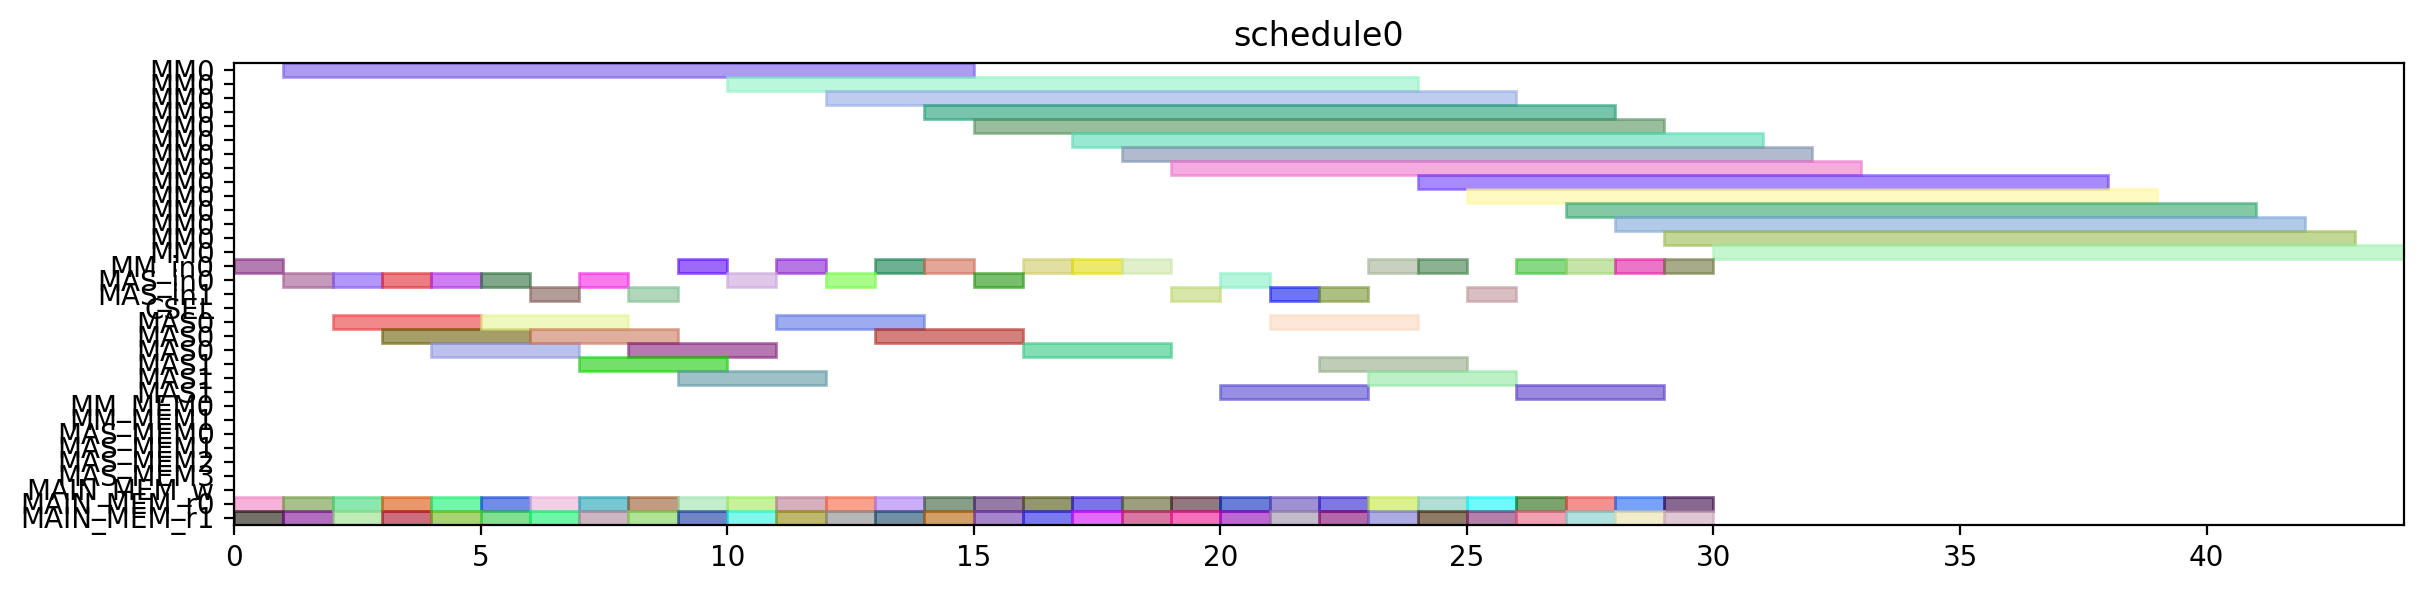

Here is the Python script that generated this plot:
from pyschedule import Scenario, solvers, plotters, alt


def solve():
	horizon = 120
	S = Scenario("schedule0", horizon=horizon)

	# resource
	MM = S.Resources('MM', num=1, size=14)
	MM_in = S.Resources('MM_in', num=1)
	MAS_in = S.Resources('MAS_in', num=2)
	CSEL = S.Resource('CSEL')
	MAS = S.Resources('MAS', num=2, size=3, periods=range(1, horizon))
	MM_MEM = S.Resources('MM_MEM', num=2)
	MAS_MEM = S.Resources('MAS_MEM', num=4)
	MAIN_MEM_w = S.Resource('MAIN_MEM_w', size=1)
	MAIN_MEM_r = S.Resources('MAIN_MEM_r', num=2)

	# result of previous scheduling

	# new tasks
	t1_t0 = S.Task('t1_t0', length=14, delay_cost=1)
	t1_t0 += alt(MM)
	t1_t0_in = S.Task('t1_t0_in', length=1, delay_cost=1)
	t1_t0_in += alt(MM_in)
	S += t1_t0_in*MM_in[0]<=t1_t0*MM[0]
	t1_t0_mem0 = S.Task('t1_t0_mem0', length=1, delay_cost=1)
	t1_t0_mem0 += MAIN_MEM_r[0]
	S += t1_t0_mem0 <= t1_t0

	t1_t0_mem1 = S.Task('t1_t0_mem1', length=1, delay_cost=1)
	t1_t0_mem1 += MAIN_MEM_r[1]
	S += t1_t0_mem1 <= t1_t0

	t1_t1 = S.Task('t1_t1', length=14, delay_cost=1)
	t1_t1 += alt(MM)
	t1_t1_in = S.Task('t1_t1_in', length=1, delay_cost=1)
	t1_t1_in += alt(MM_in)
	S += t1_t1_in*MM_in[0]<=t1_t1*MM[0]
	t1_t1_mem0 = S.Task('t1_t1_mem0', length=1, delay_cost=1)
	t1_t1_mem0 += MAIN_MEM_r[0]
	S += t1_t1_mem0 <= t1_t1

	t1_t1_mem1 = S.Task('t1_t1_mem1', length=1, delay_cost=1)
	t1_t1_mem1 += MAIN_MEM_r[1]
	S += t1_t1_mem1 <= t1_t1

	t1_t2 = S.Task('t1_t2', length=3, delay_cost=1)
	t1_t2 += alt(MAS)
	t1_t2_in = S.Task('t1_t2_in', length=1, delay_cost=1)
	t1_t2_in += alt(MAS_in)
	S += t1_t2_in*MAS_in[0]<=t1_t2*MAS[0]

	S += t1_t2_in*MAS_in[1]<=t1_t2*MAS[1]

	t1_t2_mem0 = S.Task('t1_t2_mem0', length=1, delay_cost=1)
	t1_t2_mem0 += MAIN_MEM_r[0]
	S += t1_t2_mem0 <= t1_t2

	t1_t2_mem1 = S.Task('t1_t2_mem1', length=1, delay_cost=1)
	t1_t2_mem1 += MAIN_MEM_r[1]
	S += t1_t2_mem1 <= t1_t2

	t1_t3 = S.Task('t1_t3', length=3, delay_cost=1)
	t1_t3 += alt(MAS)
	t1_t3_in = S.Task('t1_t3_in', length=1, delay_cost=1)
	t1_t3_in += alt(MAS_in)
	S += t1_t3_in*MAS_in[0]<=t1_t3*MAS[0]

	S += t1_t3_in*MAS_in[1]<=t1_t3*MAS[1]

	t1_t3_mem0 = S.Task('t1_t3_mem0', length=1, delay_cost=1)
	t1_t3_mem0 += MAIN_MEM_r[0]
	S += t1_t3_mem0 <= t1_t3

	t1_t3_mem1 = S.Task('t1_t3_mem1', length=1, delay_cost=1)
	t1_t3_mem1 += MAIN_MEM_r[1]
	S += t1_t3_mem1 <= t1_t3

	t2_t0 = S.Task('t2_t0', length=14, delay_cost=1)
	t2_t0 += alt(MM)
	t2_t0_in = S.Task('t2_t0_in', length=1, delay_cost=1)
	t2_t0_in += alt(MM_in)
	S += t2_t0_in*MM_in[0]<=t2_t0*MM[0]
	t2_t0_mem0 = S.Task('t2_t0_mem0', length=1, delay_cost=1)
	t2_t0_mem0 += MAIN_MEM_r[0]
	S += t2_t0_mem0 <= t2_t0

	t2_t0_mem1 = S.Task('t2_t0_mem1', length=1, delay_cost=1)
	t2_t0_mem1 += MAIN_MEM_r[1]
	S += t2_t0_mem1 <= t2_t0

	t2_t1 = S.Task('t2_t1', length=14, delay_cost=1)
	t2_t1 += alt(MM)
	t2_t1_in = S.Task('t2_t1_in', length=1, delay_cost=1)
	t2_t1_in += alt(MM_in)
	S += t2_t1_in*MM_in[0]<=t2_t1*MM[0]
	t2_t1_mem0 = S.Task('t2_t1_mem0', length=1, delay_cost=1)
	t2_t1_mem0 += MAIN_MEM_r[0]
	S += t2_t1_mem0 <= t2_t1

	t2_t1_mem1 = S.Task('t2_t1_mem1', length=1, delay_cost=1)
	t2_t1_mem1 += MAIN_MEM_r[1]
	S += t2_t1_mem1 <= t2_t1

	t2_t2 = S.Task('t2_t2', length=3, delay_cost=1)
	t2_t2 += alt(MAS)
	t2_t2_in = S.Task('t2_t2_in', length=1, delay_cost=1)
	t2_t2_in += alt(MAS_in)
	S += t2_t2_in*MAS_in[0]<=t2_t2*MAS[0]

	S += t2_t2_in*MAS_in[1]<=t2_t2*MAS[1]

	t2_t2_mem0 = S.Task('t2_t2_mem0', length=1, delay_cost=1)
	t2_t2_mem0 += MAIN_MEM_r[0]
	S += t2_t2_mem0 <= t2_t2

	t2_t2_mem1 = S.Task('t2_t2_mem1', length=1, delay_cost=1)
	t2_t2_mem1 += MAIN_MEM_r[1]
	S += t2_t2_mem1 <= t2_t2

	t2_t3 = S.Task('t2_t3', length=3, delay_cost=1)
	t2_t3 += alt(MAS)
	t2_t3_in = S.Task('t2_t3_in', length=1, delay_cost=1)
	t2_t3_in += alt(MAS_in)
	S += t2_t3_in*MAS_in[0]<=t2_t3*MAS[0]

	S += t2_t3_in*MAS_in[1]<=t2_t3*MAS[1]

	t2_t3_mem0 = S.Task('t2_t3_mem0', length=1, delay_cost=1)
	t2_t3_mem0 += MAIN_MEM_r[0]
	S += t2_t3_mem0 <= t2_t3

	t2_t3_mem1 = S.Task('t2_t3_mem1', length=1, delay_cost=1)
	t2_t3_mem1 += MAIN_MEM_r[1]
	S += t2_t3_mem1 <= t2_t3

	t0_t0 = S.Task('t0_t0', length=14, delay_cost=1)
	t0_t0 += alt(MM)
	t0_t0_in = S.Task('t0_t0_in', length=1, delay_cost=1)
	t0_t0_in += alt(MM_in)
	S += t0_t0_in*MM_in[0]<=t0_t0*MM[0]
	t0_t0_mem0 = S.Task('t0_t0_mem0', length=1, delay_cost=1)
	t0_t0_mem0 += MAIN_MEM_r[0]
	S += t0_t0_mem0 <= t0_t0

	t0_t0_mem1 = S.Task('t0_t0_mem1', length=1, delay_cost=1)
	t0_t0_mem1 += MAIN_MEM_r[1]
	S += t0_t0_mem1 <= t0_t0

	t0_t1 = S.Task('t0_t1', length=14, delay_cost=1)
	t0_t1 += alt(MM)
	t0_t1_in = S.Task('t0_t1_in', length=1, delay_cost=1)
	t0_t1_in += alt(MM_in)
	S += t0_t1_in*MM_in[0]<=t0_t1*MM[0]
	t0_t1_mem0 = S.Task('t0_t1_mem0', length=1, delay_cost=1)
	t0_t1_mem0 += MAIN_MEM_r[0]
	S += t0_t1_mem0 <= t0_t1

	t0_t1_mem1 = S.Task('t0_t1_mem1', length=1, delay_cost=1)
	t0_t1_mem1 += MAIN_MEM_r[1]
	S += t0_t1_mem1 <= t0_t1

	t0_t2 = S.Task('t0_t2', length=3, delay_cost=1)
	t0_t2 += alt(MAS)
	t0_t2_in = S.Task('t0_t2_in', length=1, delay_cost=1)
	t0_t2_in += alt(MAS_in)
	S += t0_t2_in*MAS_in[0]<=t0_t2*MAS[0]

	S += t0_t2_in*MAS_in[1]<=t0_t2*MAS[1]

	t0_t2_mem0 = S.Task('t0_t2_mem0', length=1, delay_cost=1)
	t0_t2_mem0 += MAIN_MEM_r[0]
	S += t0_t2_mem0 <= t0_t2

	t0_t2_mem1 = S.Task('t0_t2_mem1', length=1, delay_cost=1)
	t0_t2_mem1 += MAIN_MEM_r[1]
	S += t0_t2_mem1 <= t0_t2

	t0_t3 = S.Task('t0_t3', length=3, delay_cost=1)
	t0_t3 += alt(MAS)
	t0_t3_in = S.Task('t0_t3_in', length=1, delay_cost=1)
	t0_t3_in += alt(MAS_in)
	S += t0_t3_in*MAS_in[0]<=t0_t3*MAS[0]

	S += t0_t3_in*MAS_in[1]<=t0_t3*MAS[1]

	t0_t3_mem0 = S.Task('t0_t3_mem0', length=1, delay_cost=1)
	t0_t3_mem0 += MAIN_MEM_r[0]
	S += t0_t3_mem0 <= t0_t3

	t0_t3_mem1 = S.Task('t0_t3_mem1', length=1, delay_cost=1)
	t0_t3_mem1 += MAIN_MEM_r[1]
	S += t0_t3_mem1 <= t0_t3

	t4_t0_t0 = S.Task('t4_t0_t0', length=14, delay_cost=1)
	t4_t0_t0 += alt(MM)
	t4_t0_t0_in = S.Task('t4_t0_t0_in', length=1, delay_cost=1)
	t4_t0_t0_in += alt(MM_in)
	S += t4_t0_t0_in*MM_in[0]<=t4_t0_t0*MM[0]
	t4_t0_t0_mem0 = S.Task('t4_t0_t0_mem0', length=1, delay_cost=1)
	t4_t0_t0_mem0 += MAIN_MEM_r[0]
	S += t4_t0_t0_mem0 <= t4_t0_t0

	t4_t0_t0_mem1 = S.Task('t4_t0_t0_mem1', length=1, delay_cost=1)
	t4_t0_t0_mem1 += MAIN_MEM_r[1]
	S += t4_t0_t0_mem1 <= t4_t0_t0

	t4_t0_t1 = S.Task('t4_t0_t1', length=14, delay_cost=1)
	t4_t0_t1 += alt(MM)
	t4_t0_t1_in = S.Task('t4_t0_t1_in', length=1, delay_cost=1)
	t4_t0_t1_in += alt(MM_in)
	S += t4_t0_t1_in*MM_in[0]<=t4_t0_t1*MM[0]
	t4_t0_t1_mem0 = S.Task('t4_t0_t1_mem0', length=1, delay_cost=1)
	t4_t0_t1_mem0 += MAIN_MEM_r[0]
	S += t4_t0_t1_mem0 <= t4_t0_t1

	t4_t0_t1_mem1 = S.Task('t4_t0_t1_mem1', length=1, delay_cost=1)
	t4_t0_t1_mem1 += MAIN_MEM_r[1]
	S += t4_t0_t1_mem1 <= t4_t0_t1

	t4_t0_t2 = S.Task('t4_t0_t2', length=3, delay_cost=1)
	t4_t0_t2 += alt(MAS)
	t4_t0_t2_in = S.Task('t4_t0_t2_in', length=1, delay_cost=1)
	t4_t0_t2_in += alt(MAS_in)
	S += t4_t0_t2_in*MAS_in[0]<=t4_t0_t2*MAS[0]

	S += t4_t0_t2_in*MAS_in[1]<=t4_t0_t2*MAS[1]

	t4_t0_t2_mem0 = S.Task('t4_t0_t2_mem0', length=1, delay_cost=1)
	t4_t0_t2_mem0 += MAIN_MEM_r[0]
	S += t4_t0_t2_mem0 <= t4_t0_t2

	t4_t0_t2_mem1 = S.Task('t4_t0_t2_mem1', length=1, delay_cost=1)
	t4_t0_t2_mem1 += MAIN_MEM_r[1]
	S += t4_t0_t2_mem1 <= t4_t0_t2

	t4_t0_t3 = S.Task('t4_t0_t3', length=3, delay_cost=1)
	t4_t0_t3 += alt(MAS)
	t4_t0_t3_in = S.Task('t4_t0_t3_in', length=1, delay_cost=1)
	t4_t0_t3_in += alt(MAS_in)
	S += t4_t0_t3_in*MAS_in[0]<=t4_t0_t3*MAS[0]

	S += t4_t0_t3_in*MAS_in[1]<=t4_t0_t3*MAS[1]

	t4_t0_t3_mem0 = S.Task('t4_t0_t3_mem0', length=1, delay_cost=1)
	t4_t0_t3_mem0 += MAIN_MEM_r[0]
	S += t4_t0_t3_mem0 <= t4_t0_t3

	t4_t0_t3_mem1 = S.Task('t4_t0_t3_mem1', length=1, delay_cost=1)
	t4_t0_t3_mem1 += MAIN_MEM_r[1]
	S += t4_t0_t3_mem1 <= t4_t0_t3

	t4_t1_t0 = S.Task('t4_t1_t0', length=14, delay_cost=1)
	t4_t1_t0 += alt(MM)
	t4_t1_t0_in = S.Task('t4_t1_t0_in', length=1, delay_cost=1)
	t4_t1_t0_in += alt(MM_in)
	S += t4_t1_t0_in*MM_in[0]<=t4_t1_t0*MM[0]
	t4_t1_t0_mem0 = S.Task('t4_t1_t0_mem0', length=1, delay_cost=1)
	t4_t1_t0_mem0 += MAIN_MEM_r[0]
	S += t4_t1_t0_mem0 <= t4_t1_t0

	t4_t1_t0_mem1 = S.Task('t4_t1_t0_mem1', length=1, delay_cost=1)
	t4_t1_t0_mem1 += MAIN_MEM_r[1]
	S += t4_t1_t0_mem1 <= t4_t1_t0

	t4_t1_t1 = S.Task('t4_t1_t1', length=14, delay_cost=1)
	t4_t1_t1 += alt(MM)
	t4_t1_t1_in = S.Task('t4_t1_t1_in', length=1, delay_cost=1)
	t4_t1_t1_in += alt(MM_in)
	S += t4_t1_t1_in*MM_in[0]<=t4_t1_t1*MM[0]
	t4_t1_t1_mem0 = S.Task('t4_t1_t1_mem0', length=1, delay_cost=1)
	t4_t1_t1_mem0 += MAIN_MEM_r[0]
	S += t4_t1_t1_mem0 <= t4_t1_t1

	t4_t1_t1_mem1 = S.Task('t4_t1_t1_mem1', length=1, delay_cost=1)
	t4_t1_t1_mem1 += MAIN_MEM_r[1]
	S += t4_t1_t1_mem1 <= t4_t1_t1

	t4_t1_t2 = S.Task('t4_t1_t2', length=3, delay_cost=1)
	t4_t1_t2 += alt(MAS)
	t4_t1_t2_in = S.Task('t4_t1_t2_in', length=1, delay_cost=1)
	t4_t1_t2_in += alt(MAS_in)
	S += t4_t1_t2_in*MAS_in[0]<=t4_t1_t2*MAS[0]

	S += t4_t1_t2_in*MAS_in[1]<=t4_t1_t2*MAS[1]

	t4_t1_t2_mem0 = S.Task('t4_t1_t2_mem0', length=1, delay_cost=1)
	t4_t1_t2_mem0 += MAIN_MEM_r[0]
	S += t4_t1_t2_mem0 <= t4_t1_t2

	t4_t1_t2_mem1 = S.Task('t4_t1_t2_mem1', length=1, delay_cost=1)
	t4_t1_t2_mem1 += MAIN_MEM_r[1]
	S += t4_t1_t2_mem1 <= t4_t1_t2

	t4_t1_t3 = S.Task('t4_t1_t3', length=3, delay_cost=1)
	t4_t1_t3 += alt(MAS)
	t4_t1_t3_in = S.Task('t4_t1_t3_in', length=1, delay_cost=1)
	t4_t1_t3_in += alt(MAS_in)
	S += t4_t1_t3_in*MAS_in[0]<=t4_t1_t3*MAS[0]

	S += t4_t1_t3_in*MAS_in[1]<=t4_t1_t3*MAS[1]

	t4_t1_t3_mem0 = S.Task('t4_t1_t3_mem0', length=1, delay_cost=1)
	t4_t1_t3_mem0 += MAIN_MEM_r[0]
	S += t4_t1_t3_mem0 <= t4_t1_t3

	t4_t1_t3_mem1 = S.Task('t4_t1_t3_mem1', length=1, delay_cost=1)
	t4_t1_t3_mem1 += MAIN_MEM_r[1]
	S += t4_t1_t3_mem1 <= t4_t1_t3

	t4_t2_t0 = S.Task('t4_t2_t0', length=14, delay_cost=1)
	t4_t2_t0 += alt(MM)
	t4_t2_t0_in = S.Task('t4_t2_t0_in', length=1, delay_cost=1)
	t4_t2_t0_in += alt(MM_in)
	S += t4_t2_t0_in*MM_in[0]<=t4_t2_t0*MM[0]
	t4_t2_t0_mem0 = S.Task('t4_t2_t0_mem0', length=1, delay_cost=1)
	t4_t2_t0_mem0 += MAIN_MEM_r[0]
	S += t4_t2_t0_mem0 <= t4_t2_t0

	t4_t2_t0_mem1 = S.Task('t4_t2_t0_mem1', length=1, delay_cost=1)
	t4_t2_t0_mem1 += MAIN_MEM_r[1]
	S += t4_t2_t0_mem1 <= t4_t2_t0

	t4_t2_t1 = S.Task('t4_t2_t1', length=14, delay_cost=1)
	t4_t2_t1 += alt(MM)
	t4_t2_t1_in = S.Task('t4_t2_t1_in', length=1, delay_cost=1)
	t4_t2_t1_in += alt(MM_in)
	S += t4_t2_t1_in*MM_in[0]<=t4_t2_t1*MM[0]
	t4_t2_t1_mem0 = S.Task('t4_t2_t1_mem0', length=1, delay_cost=1)
	t4_t2_t1_mem0 += MAIN_MEM_r[0]
	S += t4_t2_t1_mem0 <= t4_t2_t1

	t4_t2_t1_mem1 = S.Task('t4_t2_t1_mem1', length=1, delay_cost=1)
	t4_t2_t1_mem1 += MAIN_MEM_r[1]
	S += t4_t2_t1_mem1 <= t4_t2_t1

	t4_t2_t2 = S.Task('t4_t2_t2', length=3, delay_cost=1)
	t4_t2_t2 += alt(MAS)
	t4_t2_t2_in = S.Task('t4_t2_t2_in', length=1, delay_cost=1)
	t4_t2_t2_in += alt(MAS_in)
	S += t4_t2_t2_in*MAS_in[0]<=t4_t2_t2*MAS[0]

	S += t4_t2_t2_in*MAS_in[1]<=t4_t2_t2*MAS[1]

	t4_t2_t2_mem0 = S.Task('t4_t2_t2_mem0', length=1, delay_cost=1)
	t4_t2_t2_mem0 += MAIN_MEM_r[0]
	S += t4_t2_t2_mem0 <= t4_t2_t2

	t4_t2_t2_mem1 = S.Task('t4_t2_t2_mem1', length=1, delay_cost=1)
	t4_t2_t2_mem1 += MAIN_MEM_r[1]
	S += t4_t2_t2_mem1 <= t4_t2_t2

	t4_t2_t3 = S.Task('t4_t2_t3', length=3, delay_cost=1)
	t4_t2_t3 += alt(MAS)
	t4_t2_t3_in = S.Task('t4_t2_t3_in', length=1, delay_cost=1)
	t4_t2_t3_in += alt(MAS_in)
	S += t4_t2_t3_in*MAS_in[0]<=t4_t2_t3*MAS[0]

	S += t4_t2_t3_in*MAS_in[1]<=t4_t2_t3*MAS[1]

	t4_t2_t3_mem0 = S.Task('t4_t2_t3_mem0', length=1, delay_cost=1)
	t4_t2_t3_mem0 += MAIN_MEM_r[0]
	S += t4_t2_t3_mem0 <= t4_t2_t3

	t4_t2_t3_mem1 = S.Task('t4_t2_t3_mem1', length=1, delay_cost=1)
	t4_t2_t3_mem1 += MAIN_MEM_r[1]
	S += t4_t2_t3_mem1 <= t4_t2_t3

	t4_t40 = S.Task('t4_t40', length=3, delay_cost=1)
	t4_t40 += alt(MAS)
	t4_t40_in = S.Task('t4_t40_in', length=1, delay_cost=1)
	t4_t40_in += alt(MAS_in)
	S += t4_t40_in*MAS_in[0]<=t4_t40*MAS[0]

	S += t4_t40_in*MAS_in[1]<=t4_t40*MAS[1]

	t4_t40_mem0 = S.Task('t4_t40_mem0', length=1, delay_cost=1)
	t4_t40_mem0 += MAIN_MEM_r[0]
	S += t4_t40_mem0 <= t4_t40

	t4_t40_mem1 = S.Task('t4_t40_mem1', length=1, delay_cost=1)
	t4_t40_mem1 += MAIN_MEM_r[1]
	S += t4_t40_mem1 <= t4_t40

	t4_t41 = S.Task('t4_t41', length=3, delay_cost=1)
	t4_t41 += alt(MAS)
	t4_t41_in = S.Task('t4_t41_in', length=1, delay_cost=1)
	t4_t41_in += alt(MAS_in)
	S += t4_t41_in*MAS_in[0]<=t4_t41*MAS[0]

	S += t4_t41_in*MAS_in[1]<=t4_t41*MAS[1]

	t4_t41_mem0 = S.Task('t4_t41_mem0', length=1, delay_cost=1)
	t4_t41_mem0 += MAIN_MEM_r[0]
	S += t4_t41_mem0 <= t4_t41

	t4_t41_mem1 = S.Task('t4_t41_mem1', length=1, delay_cost=1)
	t4_t41_mem1 += MAIN_MEM_r[1]
	S += t4_t41_mem1 <= t4_t41

	t4_t50 = S.Task('t4_t50', length=3, delay_cost=1)
	t4_t50 += alt(MAS)
	t4_t50_in = S.Task('t4_t50_in', length=1, delay_cost=1)
	t4_t50_in += alt(MAS_in)
	S += t4_t50_in*MAS_in[0]<=t4_t50*MAS[0]

	S += t4_t50_in*MAS_in[1]<=t4_t50*MAS[1]

	t4_t50_mem0 = S.Task('t4_t50_mem0', length=1, delay_cost=1)
	t4_t50_mem0 += MAIN_MEM_r[0]
	S += t4_t50_mem0 <= t4_t50

	t4_t50_mem1 = S.Task('t4_t50_mem1', length=1, delay_cost=1)
	t4_t50_mem1 += MAIN_MEM_r[1]
	S += t4_t50_mem1 <= t4_t50

	t4_t51 = S.Task('t4_t51', length=3, delay_cost=1)
	t4_t51 += alt(MAS)
	t4_t51_in = S.Task('t4_t51_in', length=1, delay_cost=1)
	t4_t51_in += alt(MAS_in)
	S += t4_t51_in*MAS_in[0]<=t4_t51*MAS[0]

	S += t4_t51_in*MAS_in[1]<=t4_t51*MAS[1]

	t4_t51_mem0 = S.Task('t4_t51_mem0', length=1, delay_cost=1)
	t4_t51_mem0 += MAIN_MEM_r[0]
	S += t4_t51_mem0 <= t4_t51

	t4_t51_mem1 = S.Task('t4_t51_mem1', length=1, delay_cost=1)
	t4_t51_mem1 += MAIN_MEM_r[1]
	S += t4_t51_mem1 <= t4_t51

	t4_t8_t0 = S.Task('t4_t8_t0', length=14, delay_cost=1)
	t4_t8_t0 += alt(MM)
	t4_t8_t0_in = S.Task('t4_t8_t0_in', length=1, delay_cost=1)
	t4_t8_t0_in += alt(MM_in)
	S += t4_t8_t0_in*MM_in[0]<=t4_t8_t0*MM[0]
	t4_t8_t0_mem0 = S.Task('t4_t8_t0_mem0', length=1, delay_cost=1)
	t4_t8_t0_mem0 += MAIN_MEM_r[0]
	S += t4_t8_t0_mem0 <= t4_t8_t0

	t4_t8_t0_mem1 = S.Task('t4_t8_t0_mem1', length=1, delay_cost=1)
	t4_t8_t0_mem1 += MAIN_MEM_r[1]
	S += t4_t8_t0_mem1 <= t4_t8_t0

	t4_t8_t1 = S.Task('t4_t8_t1', length=14, delay_cost=1)
	t4_t8_t1 += alt(MM)
	t4_t8_t1_in = S.Task('t4_t8_t1_in', length=1, delay_cost=1)
	t4_t8_t1_in += alt(MM_in)
	S += t4_t8_t1_in*MM_in[0]<=t4_t8_t1*MM[0]
	t4_t8_t1_mem0 = S.Task('t4_t8_t1_mem0', length=1, delay_cost=1)
	t4_t8_t1_mem0 += MAIN_MEM_r[0]
	S += t4_t8_t1_mem0 <= t4_t8_t1

	t4_t8_t1_mem1 = S.Task('t4_t8_t1_mem1', length=1, delay_cost=1)
	t4_t8_t1_mem1 += MAIN_MEM_r[1]
	S += t4_t8_t1_mem1 <= t4_t8_t1

	solvers.mip.solve(S,msg=1,kind='CPLEX',ratio_gap=1.01)

	solution = [['hoge']*len(S.solution()[1]) for i in range(len(S.solution()))]
	for i in range(len(S.solution())):
		for j in range(len(S.solution()[i])):
			solution[i][j]=str(S.solution()[i][j])
	print(solution)

	cycles = int(solution[-1][3])

	pic_file_name = "/mnt/rose/usr1/fukuda/ABE/multiRAM_multiMAS_16mux/scheduling_result/stage14MM1_stage3MAS2/SPARSE/schedule0.png"
	if(S.solution() != []):
		plotters.matplotlib.plot(S,img_filename=pic_file_name, show_task_labels=False, fig_size=(cycles*0.25+3, 3))

	return solution
